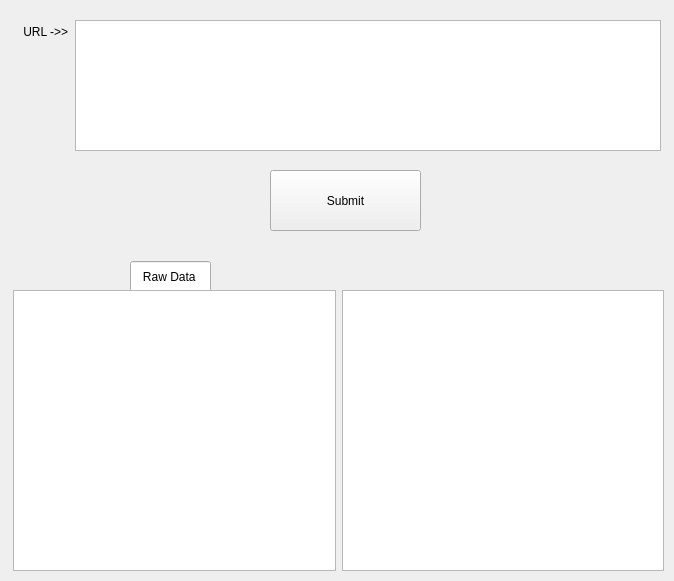
<?xml version="1.0" encoding="UTF-8"?>
<ui version="4.0">
 <class>Form</class>
 <widget class="QWidget" name="Form">
  <property name="geometry">
   <rect>
    <x>0</x>
    <y>0</y>
    <width>674</width>
    <height>581</height>
   </rect>
  </property>
  <property name="windowTitle">
   <string>Form</string>
  </property>
  <widget class="QPushButton" name="pushButton_2">
   <property name="geometry">
    <rect>
     <x>270</x>
     <y>170</y>
     <width>151</width>
     <height>61</height>
    </rect>
   </property>
   <property name="text">
    <string>Submit</string>
   </property>
  </widget>
  <widget class="QWidget" name="layoutWidget">
   <property name="geometry">
    <rect>
     <x>10</x>
     <y>20</y>
     <width>651</width>
     <height>131</height>
    </rect>
   </property>
   <layout class="QFormLayout" name="formLayout">
    <item row="0" column="0">
     <widget class="QLabel" name="label">
      <property name="text">
       <string>    URL -&gt;&gt;</string>
      </property>
     </widget>
    </item>
    <item row="0" column="1">
     <widget class="QPlainTextEdit" name="plainTextEdit">
      <property name="plainText">
       <string/>
      </property>
     </widget>
    </item>
   </layout>
  </widget>
  <widget class="QLineEdit" name="lineEdit">
   <property name="geometry">
    <rect>
     <x>130</x>
     <y>261</y>
     <width>81</width>
     <height>31</height>
    </rect>
   </property>
   <property name="text">
    <string>   Raw Data</string>
   </property>
  </widget>
  <widget class="QWidget" name="">
   <property name="geometry">
    <rect>
     <x>13</x>
     <y>290</y>
     <width>651</width>
     <height>281</height>
    </rect>
   </property>
   <layout class="QHBoxLayout" name="horizontalLayout">
    <item>
     <widget class="QTextEdit" name="textEdit"/>
    </item>
    <item>
     <widget class="QTextEdit" name="textEdit_2"/>
    </item>
   </layout>
  </widget>
 </widget>
 <resources/>
 <connections/>
</ui>
